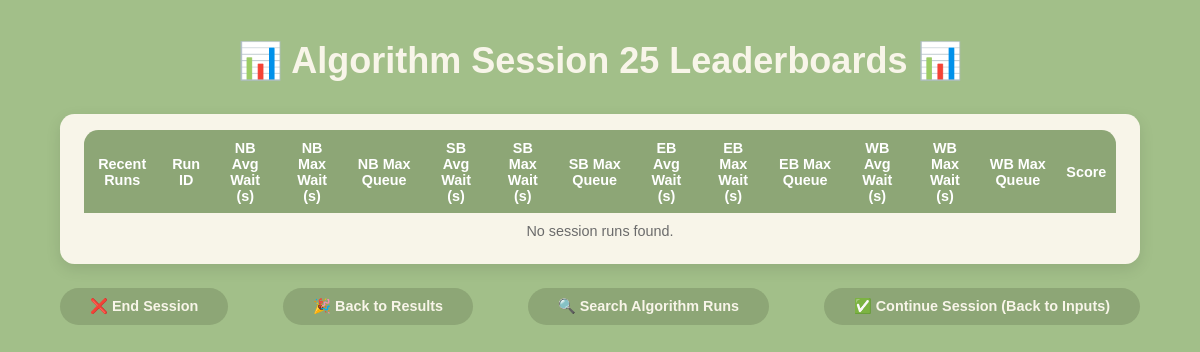
The page /algorithm_session_leaderboard?session_id=25 on the database as committed earlier.
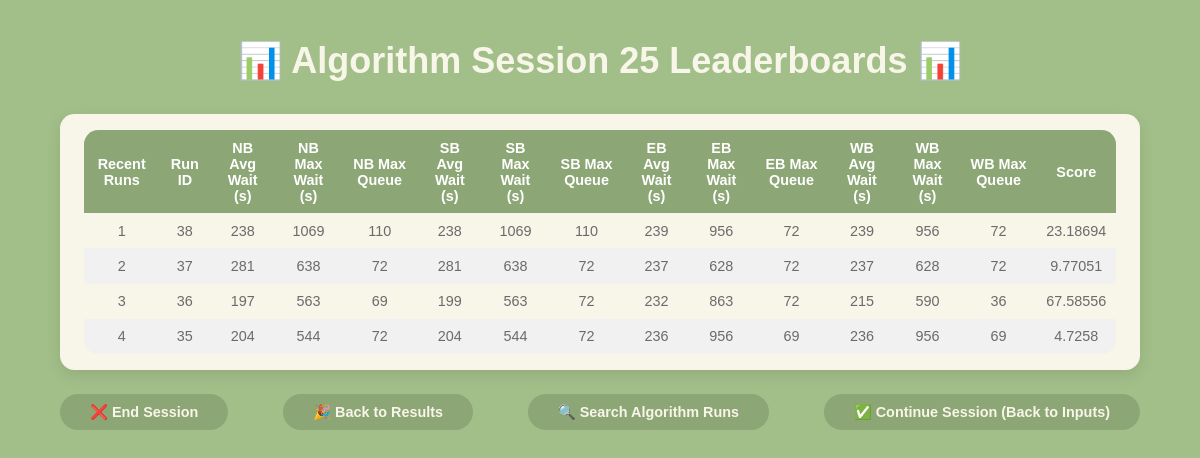
The same page on the database as committed later.
### models.py (models this page shows, shortened)
class AlgorithmLeaderboardResult(db.Model):
    __tablename__ = 'algorithm_leaderboard_results'
    id = db.Column(db.Integer, primary_key=True, autoincrement=True)
    run_id = db.Column(db.Integer, db.ForeignKey('configurations.run_id'), nullable=False)
    session_id = db.Column(db.Integer, db.ForeignKey('sessions.id'), nullable=False)
    avg_wait_time_north = db.Column(db.Float, nullable=False)
    max_wait_time_north = db.Column(db.Float, nullable=False)
    max_queue_length_north = db.Column(db.Integer, nullable=False)
    avg_wait_time_south = db.Column(db.Float, nullable=False)
    max_wait_time_south = db.Column(db.Float, nullable=False)
    max_queue_length_south = db.Column(db.Integer, nullable=False)
    avg_wait_time_east = db.Column(db.Float, nullable=False)
    max_wait_time_east = db.Column(db.Float, nullable=False)
    max_queue_length_east = db.Column(db.Integer, nullable=False)
    avg_wait_time_west = db.Column(db.Float, nullable=False)
    max_wait_time_west = db.Column(db.Float, nullable=False)
    max_queue_length_west = db.Column(db.Integer, nullable=False)

### app.py (the view)
@app.route('/algorithm_session_leaderboard')
def algorithm_session_leaderboard_page():
    session_id = request.args.get('session_id', type=int)
    if not session_id:
        active_session = Session.query.filter_by(active=True).order_by(Session.id.desc()).first()
        session_id = active_session.id if active_session else None
    print(session_id)
    raw_runs = get_recent_algorithm_runs(session_id) if session_id else []
    processed_runs = []
    for run in raw_runs:
        score = compute_score_4directions(
            run.run_id,
            run.session_id,
            run.avg_wait_time_north, run.max_wait_time_north, run.max_queue_length_north,
            run.avg_wait_time_south, run.max_wait_time_south, run.max_queue_length_south,
            run.avg_wait_time_east, run.max_wait_time_east, run.max_queue_length_east,
            run.avg_wait_time_west, run.max_wait_time_west, run.max_queue_length_west
        )
        processed_runs.append({
            "run_id": run.run_id,
            "nb_avg_wait": run.avg_wait_time_north,
            "nb_max_wait": run.max_wait_time_north,
            "nb_max_queue": run.max_queue_length_north,
            "sb_avg_wait": run.avg_wait_time_south,
            "sb_max_wait": run.max_wait_time_south,
            "sb_max_queue": run.max_queue_length_south,
            "eb_avg_wait": run.avg_wait_time_east,
            "eb_max_wait": run.max_wait_time_east,
            "eb_max_queue": run.max_queue_length_east,
            "wb_avg_wait": run.avg_wait_time_west,
            "wb_max_wait": run.max_wait_time_west,
            "wb_max_queue": run.max_queue_length_west,
            "score": score
        })
    return render_template('algorithm_session_leaderboard.html', runs=processed_runs, session_id=session_id)

### app.py (called while the page is built)
def get_recent_algorithm_runs(session_id):
    return AlgorithmLeaderboardResult.query \
        .filter_by(session_id=session_id) \
        .order_by(AlgorithmLeaderboardResult.id.desc()) \
        .limit(10) \
        .all()

### templates/algorithm_session_leaderboard.html (shortened to what this page needs)
<!DOCTYPE html>
<html lang="en">
<head>
</head>
<body>
    <div class="header">
        <h1>📊 Algorithm Session {{ session_id }} Leaderboards 📊</h1>
    </div>
    <div class="leaderboard-container">
        <table>
            <thead>
                <tr>
                    <th>Recent Runs</th>
                    <th>Run ID</th>
                    <th>NB Avg Wait (s)</th>
                    <th>NB Max Wait (s)</th>
                    <th>NB Max Queue</th>
                    <th>SB Avg Wait (s)</th>
                    <th>SB Max Wait (s)</th>
                    <th>SB Max Queue</th>
                    <th>EB Avg Wait (s)</th>
                    <th>EB Max Wait (s)</th>
                    <th>EB Max Queue</th>
                    <th>WB Avg Wait (s)</th>
                    <th>WB Max Wait (s)</th>
                    <th>WB Max Queue</th>
                    <th>Score</th>
                </tr>
            </thead>
            <tbody>
                {% if runs and runs|length > 0 %}
                    {% for run in runs %}
                    <tr onclick="handleRowClick(this)">
                        <td>{{ loop.index }}</td>
                        <td>{{ run.run_id }}</td>
                        <td>{{ run.nb_avg_wait|round|int }}</td>
                        <td>{{ run.nb_max_wait|round|int }}</td>
                        <td>{{ run.nb_max_queue|round|int }}</td>
                        <td>{{ run.sb_avg_wait|round|int }}</td>
                        <td>{{ run.sb_max_wait|round|int }}</td>
                        <td>{{ run.sb_max_queue|round|int }}</td>
                        <td>{{ run.eb_avg_wait|round|int }}</td>
                        <td>{{ run.eb_max_wait|round|int }}</td>
                        <td>{{ run.eb_max_queue|round|int }}</td>
                        <td>{{ run.wb_avg_wait|round|int }}</td>
                        <td>{{ run.wb_max_wait|round|int }}</td>
                        <td>{{ run.wb_max_queue|round|int }}</td>
                        <td>{{ run.score|round(5) }}</td>
                    </tr>
                    {% endfor %}
                {% else %}
                    <tr>
                        <td colspan="15">No session runs found.</td>
                    </tr>
                {% endif %}
            </tbody>
        </table>
    </div>
    <div class="nav-container">
        <a class="nav-button" id="endBtn" href="/index">❌ End Session</a>
        <a class="res-button" id="results" href="/back_to_results">🎉 Back to Results</a>
        <a class="res-button" id="searchRunsBtn" href="/search_Algorithm_Runs">🔍 Search Algorithm Runs</a>
        <a class="nav-button" id="backBtn" href="/parameters">✅ Continue Session (Back to Inputs)</a>
    </div>
</body>
</html>

Rows that differ between the two databases and show on the page:
added AlgorithmLeaderboardResult: run_id "38", nb_avg_wait "238", nb_max_wait "1069", nb_max_queue "110", sb_avg_wait "238", sb_max_wait "1069", sb_max_queue "110", eb_avg_wait "239", eb_max_wait "956", eb_max_queue "72", wb_avg_wait "239", wb_max_wait "956", wb_max_queue "72", score "23.18694"
added AlgorithmLeaderboardResult: run_id "37", nb_avg_wait "281", nb_max_wait "638", nb_max_queue "72", sb_avg_wait "281", sb_max_wait "638", sb_max_queue "72", eb_avg_wait "237", eb_max_wait "628", eb_max_queue "72", wb_avg_wait "237", wb_max_wait "628", wb_max_queue "72", score "9.77051"
added AlgorithmLeaderboardResult: run_id "36", nb_avg_wait "197", nb_max_wait "563", nb_max_queue "69", sb_avg_wait "199", sb_max_wait "563", sb_max_queue "72", eb_avg_wait "232", eb_max_wait "863", eb_max_queue "72", wb_avg_wait "215", wb_max_wait "590", wb_max_queue "36", score "67.58556"
added AlgorithmLeaderboardResult: run_id "35", nb_avg_wait "204", nb_max_wait "544", nb_max_queue "72", sb_avg_wait "204", sb_max_wait "544", sb_max_queue "72", eb_avg_wait "236", eb_max_wait "956", eb_max_queue "69", wb_avg_wait "236", wb_max_wait "956", wb_max_queue "69", score "4.7258"
Other text that changed with them:
text no longer shown: "No session runs found."
